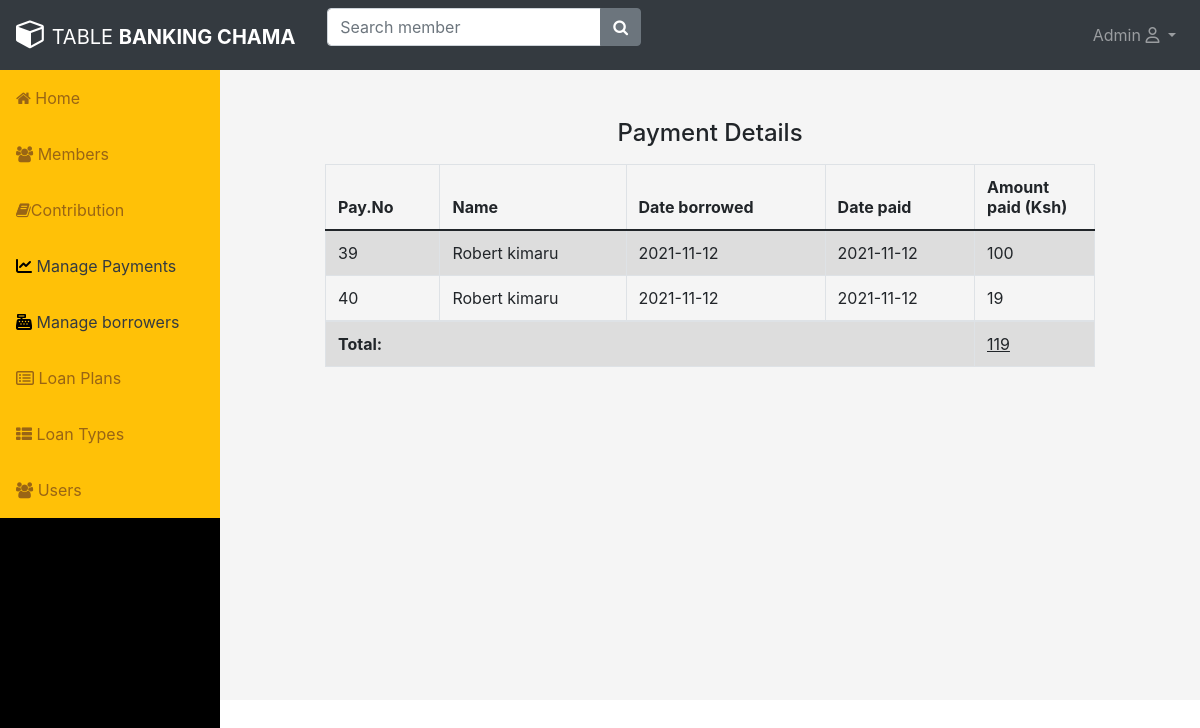
/Admin/read_payment.php?id=23 (signed in), run on the app's committed database.
### tables this page shows
CREATE TABLE `payments` (
  `pay_id` int(11) NOT NULL,
  `member_id` int(11) NOT NULL,
  `amount` int(255) NOT NULL,
  `date_paid` date NOT NULL DEFAULT current_timestamp(),
  `loan_id` int(11) NOT NULL
);

CREATE TABLE `member` (
  `id` int(11) NOT NULL,
  `name` varchar(255) DEFAULT NULL,
  `email` varchar(255) DEFAULT NULL,
  `contact` varchar(255) DEFAULT NULL,
  `password` varchar(255) DEFAULT NULL,
  `date_created` date NOT NULL DEFAULT current_timestamp(),
  `fileName` varchar(255) NOT NULL
);

CREATE TABLE `loan_list` (
  `id` int(11) NOT NULL,
  `type_id` int(11) NOT NULL,
  `borrower_id` int(11) NOT NULL,
  `purpose` varchar(255) NOT NULL,
  `amount` int(11) NOT NULL,
  `plan_id` int(11) NOT NULL,
  `status` tinyint(255) NOT NULL COMMENT '0=request,1=confirmed,2=released,3=completed,4=denied\r\n\r\n',
  `date_released` varchar(255) NOT NULL,
  `date_borrowed` date NOT NULL DEFAULT current_timestamp()
);

### Admin/read_payment.php (the view, shortened to what this page needs)
<?php
      include("include/header.php");
include_once 'include/sidebar.php';
?>
<!DOCTYPE html>
<html lang="en">
<head>
    <link rel="stylesheet" href="https://stackpath.bootstrapcdn.com/bootstrap/4.5.2/css/bootstrap.min.css">
    <link rel="stylesheet" href="https://maxcdn.bootstrapcdn.com/font-awesome/4.7.0/css/font-awesome.min.css">
</head>
<body>
    <div class="wrapper">
        <div class="container-fluid">
            <div class="row">
                <div class="col-md-12">
                    <div class="mt-5 mb-3 clearfix">
                        <h4 class="text-center">Payment Details</h4>
                    </div>
                    <?php
                    $sql = "SELECT payments.*, member.*,loan_list.date_borrowed from payments join member on member.id = payments.member_id
                      JOIN loan_list on loan_list.id=payments.loan_id
                     where loan_id= '".$_GET['id']."'";
                    if($result = mysqli_query($link, $sql)){
                        if(mysqli_num_rows($result) > 0){
                            echo '<table class="table table-bordered table-striped">';
                                echo "<thead>";
                                    echo "<tr>";
                                        echo "<th>Pay.No</th>";
                                        echo "<th>Name</th>";
                                         echo "<th>Date borrowed</th>";
                                        echo "<th>Date paid</th>";
                                        echo "<th>Amount paid (Ksh)</th>";
                                                                            echo "</tr>";
                                echo "</thead>";
                                echo "<tbody>";
                                $total = 0;
                                while($row = mysqli_fetch_array($result)){
                                    echo "<tr>";
                                        echo "<td>" . $row['pay_id'] . "</td>";
                                        echo "<td>" . $row['name'] . "</td>";
                                        echo "<td>" . $row['date_borrowed'] . "</td>";
                                        echo "<td>" . $row['date_paid'] . "</td>";
                                        echo "<td>" . $row['amount'] . "</td>";
                                    echo "</tr>";
                                    $total += $row['amount'];
                                }
                                echo "</tbody>";
                                 echo '<td colspan=4 style="font-weight: bold;" > Total: </td>';
                                 echo "<td> <u>" .$total. "</u></td>";
                            echo "</table>";
                        } else{
                            echo '<div class="alert alert-danger"><em>No records were found.</em></div>';
                        }
                    } else{
                        echo "Oops! Something went wrong. Please try again later.";
                    }
                    ?>
                </div>
            </div>
        </div>
    </div>
</body>
</html>

### Admin/read_payment.php (style rules this page uses)
.wrapper { width: 800px; margin: 0 auto; }
table tr td:last-child { width: 120px; }

### data on the page
payments: pay_id "39", member.name "Robert kimaru", loan_list.date_borrowed "2021-11-12", date_paid "2021-11-12", amount "100"
payments: pay_id "40", member.name "Robert kimaru", loan_list.date_borrowed "2021-11-12", date_paid "2021-11-12", amount "19"

### other printed values
$total "119"
